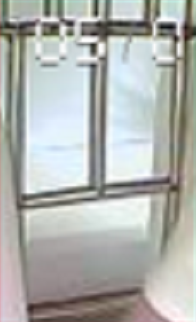
#> input picture color/1.png, 196 x 322 px
$ python x.py
#> lines starting #> are read from the running program, lines starting #| are printed output that depends on the picture
#!/usr/bin/env python
# -*- coding: utf-8 -*-
#  @Time    : 2020/6/23 10:02
#  @Author  : Louis Li
#  @Email   : vortex750@hotmail.com


import cv2
import numpy as np
import matplotlib.pyplot as plt


# [60 lines left out: functions hist, draw, gray, channel, not called in this run]


def hsv():
    img = cv2.imread("color/1.png")
#> img is the input picture: shape (322, 196, 3); mean B, G, R 173.9, 177.5, 175
    hsv = cv2.cvtColor(img, cv2.COLOR_BGR2HSV)
#> hsv: shape (322, 196, 3); mean H, S, V 63.3, 20.6, 182

    h_hist = cv2.calcHist([hsv], [0], None, [256], [0, 256])
#> h_hist = 256 values, max 2270 at index 30, min 0 at index 119, mean 246.5
    s_hist = cv2.calcHist([hsv], [1], None, [256], [0, 256])
#> s_hist = 256 values, max 2491 at index 8, min 0 at index 106, mean 246.5
    v_hist = cv2.calcHist([hsv], [2], None, [256], [0, 256])
#> v_hist = 256 values, max 677 at index 254, min 0 at index 0, mean 246.5

    plt.plot(h_hist, label='H', color='blue')
    plt.plot(s_hist, label='S', color='green')
    plt.plot(v_hist, label='V', color='red')
    plt.legend(loc='best')
    plt.xlim([0, 256])
    plt.show()
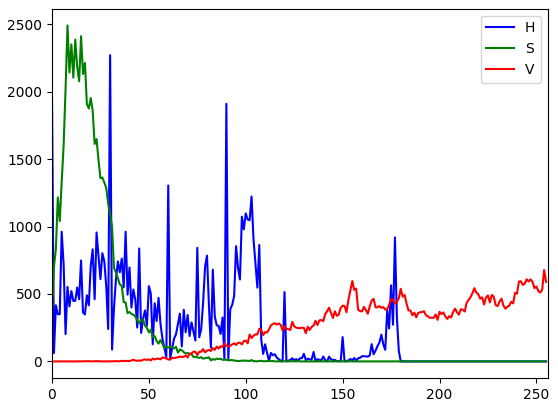
#> figure drawn by matplotlib, 1 panel; curve peaks at x = 30, y = 2270; curve peaks at x = 8, y = 2491; curve peaks at x = 254, y = 677


def main():
    # draw()
    # gray()
    # channel()
    hsv()


if __name__ == '__main__':
    main()
